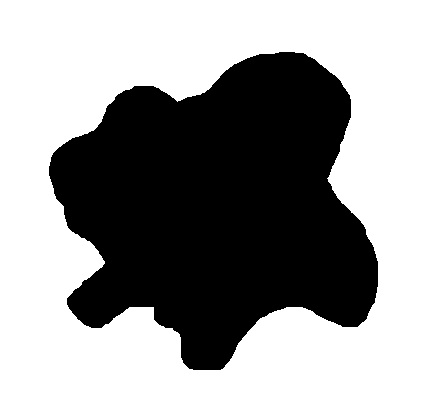
#> input picture img1.png, 433 x 397 px, found by its file name
$ jupyter execute 'encapsulating circle.ipynb'
#> lines starting #> are read from the running program, lines starting #| are printed output that depends on the picture; after the words box and inside, x2 and y2 are one past the last pixel; in counts of white or black regions, pixels touching at a corner belong together
[cell 1]
import cv2
import numpy as np

[cell 2]
path = r'C:\Users\ADMIN\Desktop\Cognida Coding Challenge\Mineral Processing Technology - Image Analytics\input\img1.png'
img = cv2.imread(path)
#> img is the input picture: shape (397, 433, 3); 59.4% white; 1 black region, box (x1, y1, x2, y2) and area: (49, 52, 378, 370) 69791
gray = cv2.cvtColor(img, cv2.COLOR_BGR2GRAY)
invert_img = cv2.bitwise_not(gray)
#> invert_img: shape (397, 433); 40.6% white; 1 white region

[cell 3]
ret,thresh = cv2.threshold(invert_img, 150, 255, 0)
contours,hierarchy = cv2.findContours(thresh, cv2.RETR_TREE,cv2.CHAIN_APPROX_SIMPLE)
#> contours = 1 contour; box (x1, y1, x2, y2) and area: (49, 52, 378, 370) 69259
print("Number of contours detected:", len(contours))
#| Number of contours detected: 1
cnt = contours[0]
#> cnt = contour of 470 points, box (x1, y1, x2, y2) (49, 52, 378, 370), area 69259

[cell 4]
(x,y),radius = cv2.minEnclosingCircle(cnt)
#> x = 220.9; y = 212.4; radius = 179.5
center = (int(x),int(y))
#> center = (220, 212)
radius = int(radius)
#> radius = 179

[cell 5]
cv2.circle(img,center,radius,(0,0,255),2)
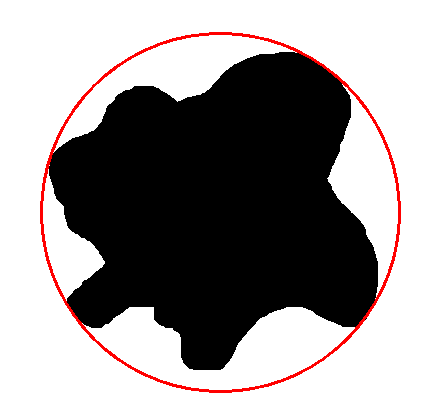
#> img: shape (397, 433, 3); 1.97% of pixels changed, all inside (x1, y1, x2, y2) = (40, 32, 401, 393)
cv2.imshow("Circle", img)
cv2.waitKey(0)
cv2.destroyAllWindows()


$ run again, with img5.png copied over img1.png
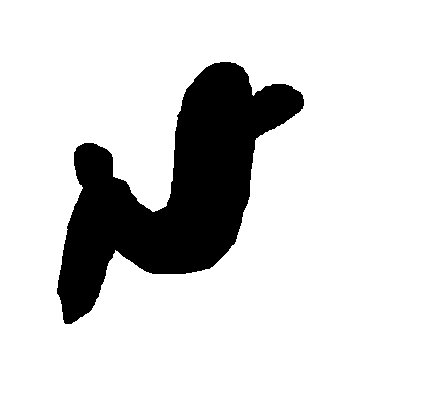
#> input picture img5.png, 433 x 397 px, found by its file name
#> img is the input picture: shape (397, 433, 3); 84.2% white; 1 black region, box (x1, y1, x2, y2) and area: (57, 62, 304, 324) 27118
#> invert_img: shape (397, 433); 15.8% white; 1 white region
#> contours = 1 contour; box (x1, y1, x2, y2) and area: (57, 62, 304, 324) 26654
#| Number of contours detected: 1
#> cnt = contour of 410 points, box (x1, y1, x2, y2) (57, 62, 304, 324), area 26654
#> `(x,y),radius = cv2.minEnclosingCircle(cnt)`: x = 182; y = 207; radius = 164.8
#> center = (182, 207)
#> `radius = int(radius)`: radius = 164
#> `cv2.circle(img,center,radius,(0,0,255),2)`:
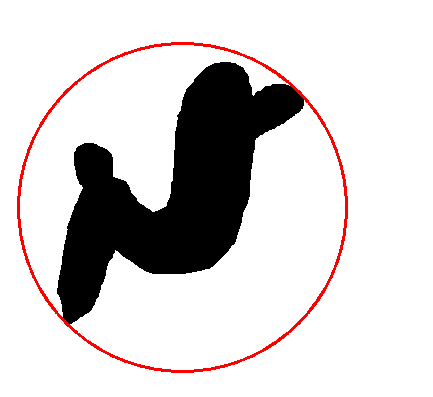
#> img: shape (397, 433, 3); 1.79% of pixels changed, all inside (x1, y1, x2, y2) = (17, 42, 348, 373)
